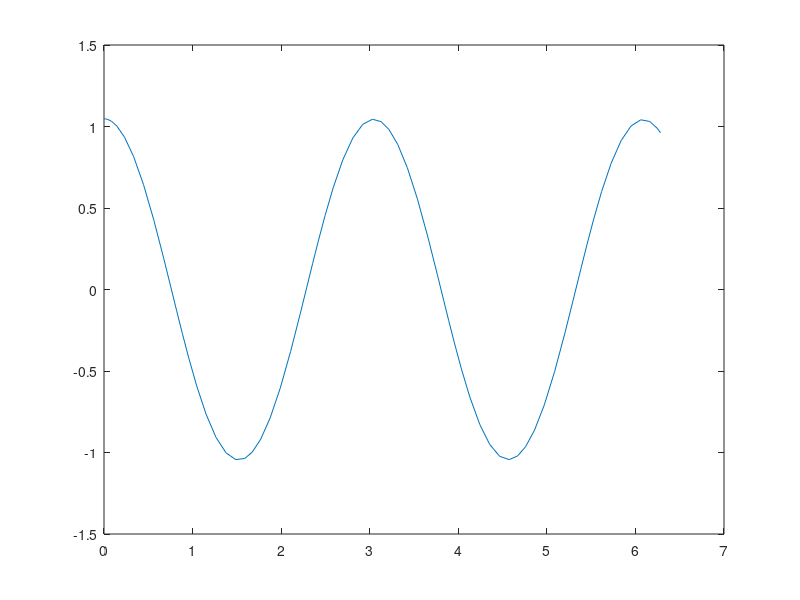

Reproduce this figure in MATLAB.
function [] = call_pend()
    tspan=[0 2*pi]; % set time interval 
    z0=[pi/3,0]; % set initial conditions
    [t,z]=ode23(@pend,tspan,z0);
    plot(t,z(:,1))
    function dzdt = pend(t,z)
        G=9.81; L=2; % set constants
        z1=z(1); % get z1
        z2=z(2); % get z2
        dzdt = [z2 ; -G/L*sin(z1);];
    end
end